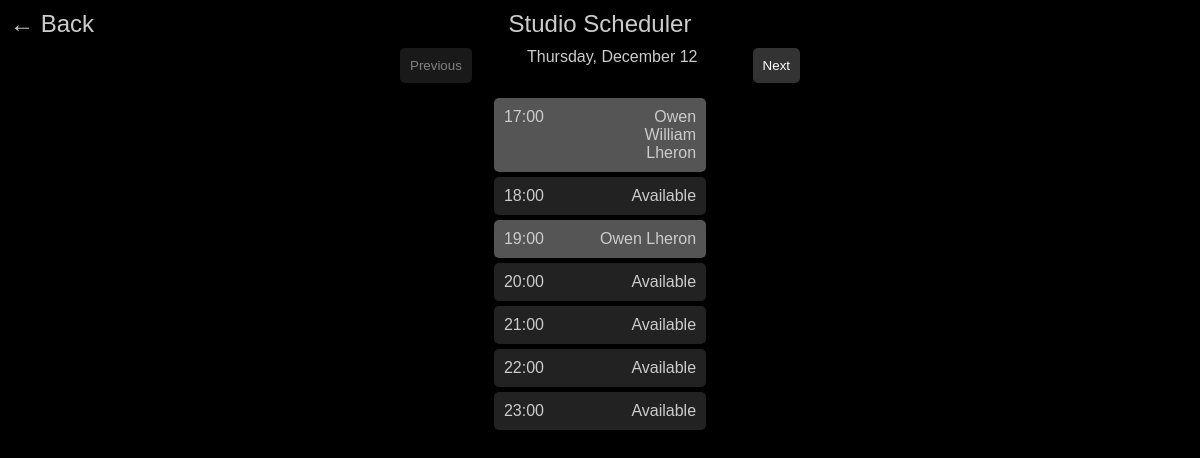
The page /week-scheduler/ on the database as committed earlier.
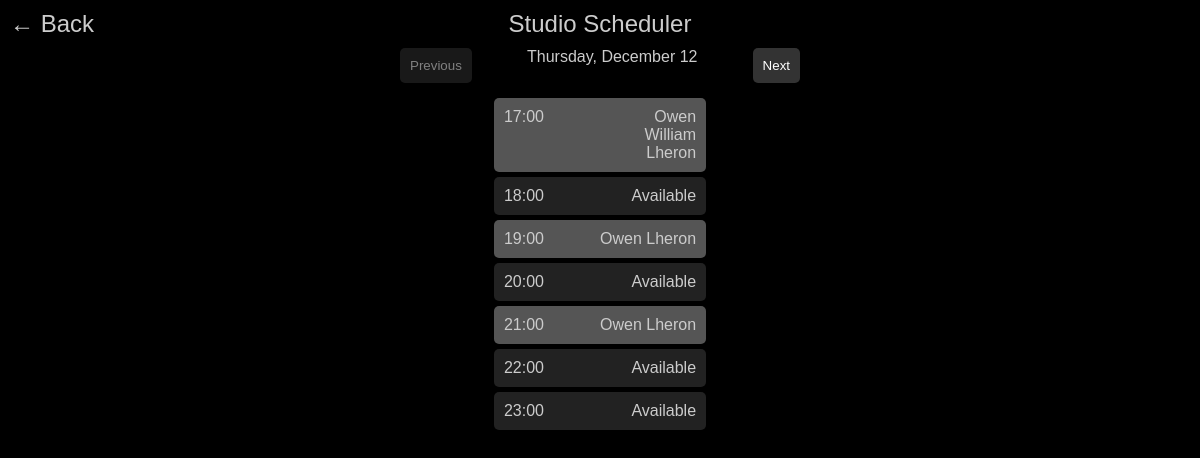
The same page on the database as committed later.
### main/models.py (models this page shows, shortened)
class ActiveRequest(models.Model):
    STATUS_CHOICES = [
        ('pending', 'Pending'),
        ('approved', 'Approved'),
        ('paid', 'Paid'),
        ('declined', 'Declined'),
    ]
    name = models.CharField(max_length=255)
    email = models.EmailField()
    phone = models.CharField(max_length=50)
    requested_date = models.DateField()
    requested_time = models.TimeField()
    hours = models.IntegerField()
    notes = models.TextField(blank=True, null=True)
    status = models.CharField(max_length=20, choices=STATUS_CHOICES, default='pending')
    created_at = models.DateTimeField(auto_now_add=True)
    updated_at = models.DateTimeField(auto_now=True)

### main/views.py (the view)
# urls.py: path('week-scheduler/', week_scheduler_view, name='week_scheduler'),
def week_scheduler_view(request):
    today = datetime.today()
    today_str = today.strftime('%Y-%m-%d')
    selected_date_str = request.GET.get('date', today_str)
    selected_date = datetime.strptime(selected_date_str, '%Y-%m-%d')
    if selected_date.date() < today.date():
        return redirect(f"?date={today_str}")
    reservations = ActiveRequest.objects.filter(
        requested_date=selected_date.date()
    )
    reserved_hours = {}
    pending_hours = {}
    requested_hours = {}
    for res in reservations:
        start_hour = res.requested_time.hour
        for h in range(start_hour, start_hour + res.hours):
            if res.status == "paid":
                reserved_hours[h] = res.name
            elif res.status == "approved":
                pending_hours[h] = "Payment Pending"
            elif res.status == "pending":
                requested_hours[h] = "Requested"
    start_hour = today.hour if selected_date.date() == today.date() else 8  # 8 AM default for other dates
    time_slots = []
    for hour in range(start_hour, 24):  # From start_hour to 11 PM
        time_slot_status = "available"
        booked_by = None
        if hour in reserved_hours:
            time_slot_status = "reserved"
            booked_by = reserved_hours[hour]
        elif hour in pending_hours:
            time_slot_status = "pending"
            booked_by = pending_hours[hour]
        elif hour in requested_hours:
            time_slot_status = "requested"
            booked_by = requested_hours[hour]
        time_slots.append({
            "hour": hour,
            "status": time_slot_status,
            "booked_by": booked_by
        })
    previous_date = (selected_date - timedelta(days=1)).strftime('%Y-%m-%d')
    next_date = (selected_date + timedelta(days=1)).strftime('%Y-%m-%d')
    can_go_previous = selected_date.date() > today.date()
    context = {
        'selected_date': selected_date,
        'time_slots': time_slots,
        'previous_date': previous_date,
        'next_date': next_date,
        'can_go_previous': can_go_previous,
        'is_member': request.user.is_authenticated,  # Check if logged in
    }
    return render(request, 'mobile/week_scheduler.html', context)

### main/templates/mobile/week_scheduler.html (shortened to what this page needs)
{% extends "base.html" %}
{% block content %}
<a href="/home" class="back-icon" title="Back to Home">
    &#8592; Back
</a>
<div class="header">Studio Scheduler</div>
<div class="navigator">
    {% if can_go_previous %}
        <a href="?date={{ previous_date }}">
            <button class="nav-button">Previous</button>
        </a>
    {% else %}
        <button class="nav-button" style="opacity: 0.5; cursor: not-allowed;">Previous</button>
    {% endif %}
    <div>{{ selected_date|date:"l, F j" }}</div>
    <a href="?date={{ next_date }}">
        <button class="nav-button">Next</button>
    </a>
</div>
<div>
    {% for time_slot in time_slots %}
        {% if time_slot.status == "unavailable" %}
            <div class="time-slot unavailable">
                <span class="time">{{ time_slot.hour }}:00</span>
                <span class="status">Unavailable</span>
            </div>
        {% elif time_slot.status == "reserved" %}
            <div class="time-slot reserved">
                <span class="time">{{ time_slot.hour }}:00</span>
                <span class="status">{{ time_slot.booked_by }}</span>
            </div>
        {% elif time_slot.status == "pending" %}
            <div class="time-slot pending">
                <span class="time">{{ time_slot.hour }}:00</span>
                <span class="status">{{ time_slot.booked_by }}</span>
            </div>
        {% elif time_slot.status == "requested" %}
            <div class="time-slot requested">
                <span class="time">{{ time_slot.hour }}:00</span>
                <span class="status">{{ time_slot.booked_by }}</span>
            </div>
        {% else %}
            <a href="/reservation/?date={{ selected_date|date:"Y-m-d" }}&time={{ time_slot.hour }}:00" class="time-slot">
                <span class="time">{{ time_slot.hour }}:00</span>
                <span class="status">Available</span>
            </a>
        {% endif %}
    {% endfor %}
</div>
{% endblock %}

Rows that differ between the two databases and show on the page:
added ActiveRequest: booked_by "Owen Lheron"
Other text that changed with them:
new list line: "21 :00"
list line gone: "21 :00 Available"
